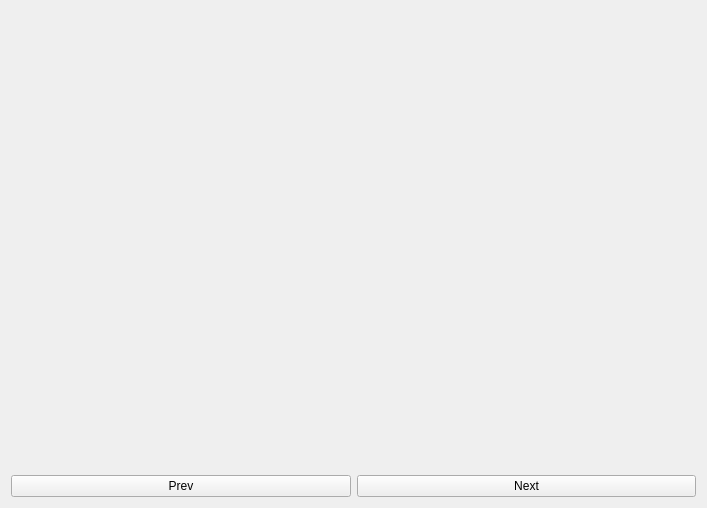
<?xml version="1.0" encoding="UTF-8"?>
<ui version="4.0">
 <class>widget_stacks_faces_search</class>
 <widget class="QWidget" name="widget_stacks_faces_search">
  <property name="geometry">
   <rect>
    <x>0</x>
    <y>0</y>
    <width>707</width>
    <height>508</height>
   </rect>
  </property>
  <property name="windowTitle">
   <string>Form</string>
  </property>
  <layout class="QVBoxLayout" name="verticalLayout">
   <item>
    <widget class="QStackedWidget" name="stackedWidget">
     <property name="sizePolicy">
      <sizepolicy hsizetype="Preferred" vsizetype="Expanding">
       <horstretch>0</horstretch>
       <verstretch>0</verstretch>
      </sizepolicy>
     </property>
    </widget>
   </item>
   <item>
    <layout class="QHBoxLayout" name="horizontalLayout">
     <item>
      <widget class="QPushButton" name="pushButtonPrev">
       <property name="text">
        <string>Prev</string>
       </property>
      </widget>
     </item>
     <item>
      <widget class="QPushButton" name="pushButtonNext">
       <property name="text">
        <string>Next</string>
       </property>
      </widget>
     </item>
    </layout>
   </item>
  </layout>
 </widget>
 <resources/>
 <connections/>
</ui>
